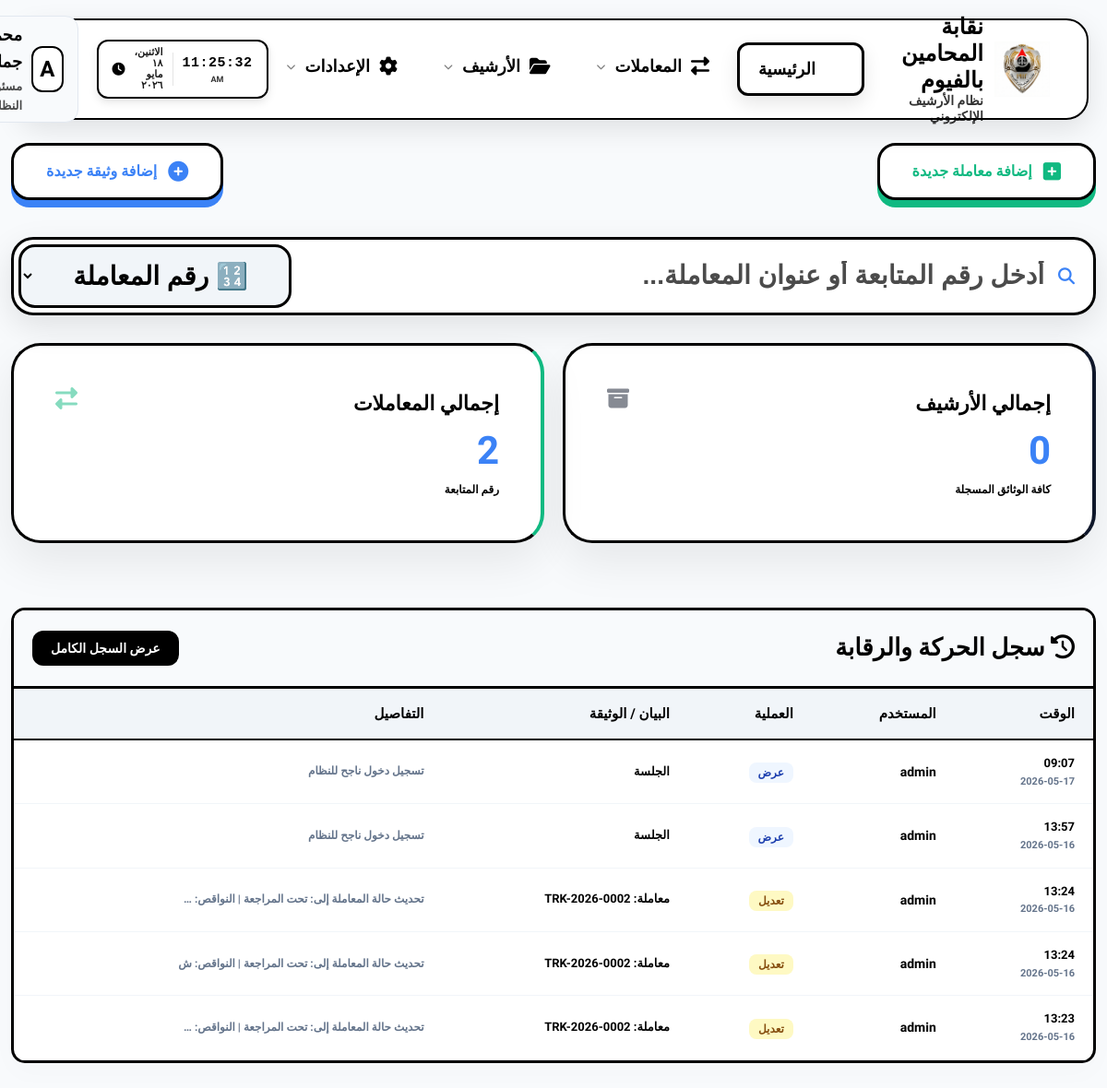
Before: /dashboard/ (signed in) with the older database file.
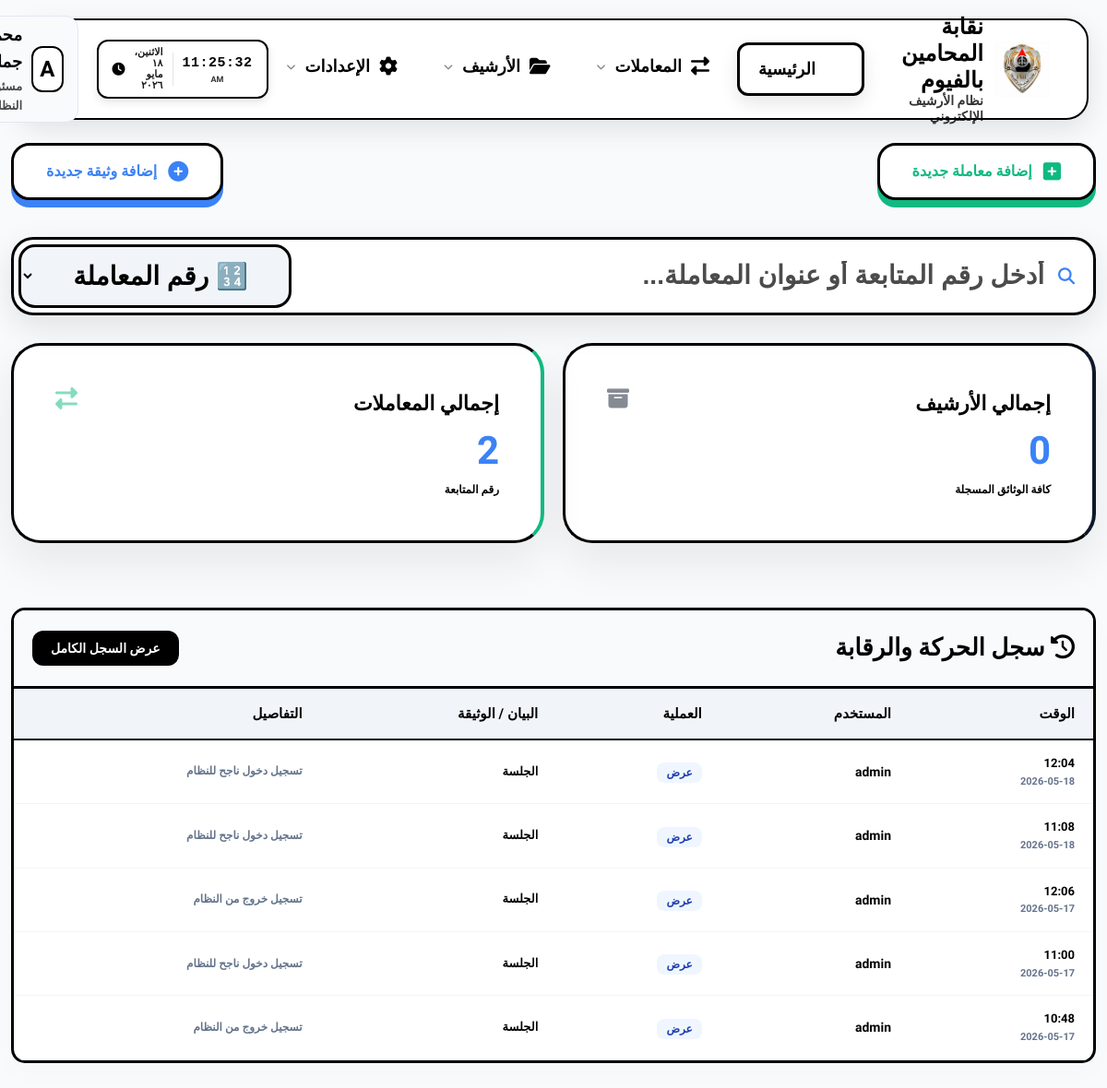
After: the same page with the newer database file.
### eams/models.py (models this page shows, shortened)
class AuditLog(models.Model):
    ACTION_CHOICES = (
        ('upload', 'رفع'),
        ('edit', 'تعديل'),
        ('delete', 'حذف'),
        ('view', 'عرض'),
    )
    user = models.ForeignKey(User, on_delete=models.SET_NULL, null=True, verbose_name="المستخدم")
    action = models.CharField(max_length=20, choices=ACTION_CHOICES, verbose_name="العملية")
    document_title = models.CharField(max_length=255, verbose_name="عنوان الوثيقة")
    timestamp = models.DateTimeField(auto_now_add=True, verbose_name="الوقت")
    details = models.TextField(blank=True, null=True, verbose_name="التفاصيل")

### eams/views.py (the view)
# urls.py: path('', RedirectView.as_view(url='dashboard/', permanent=True)),
@login_required
def dashboard(request):
    total_docs = Document.objects.count()
    incoming_count = Document.objects.filter(doc_type='incoming').count()
    outgoing_count = Document.objects.filter(doc_type='outgoing').count()
    internal_count = Document.objects.filter(doc_type='internal').count()
    recent_docs = Document.objects.order_by('-uploaded_at')[:5]
    categories = Category.objects.annotate(doc_count=Count('documents')).order_by('-doc_count')[:5]
    activities = AuditLog.objects.order_by('-timestamp')[:5]
    context = {
        'total_docs': total_docs,
        'total_transactions': Transaction.objects.count(),
        'recent_docs': recent_docs,
        'categories': categories,
        'activities': activities,
    }
    return render(request, 'eams/dashboard.html', context)

### templates/eams/dashboard.html (shortened to what this page needs)
{% extends 'base.html' %}
{% block content %}
<div class="fade-in">
    <div class="dashboard-header" style="display: flex; justify-content: space-between; align-items: center; margin-bottom: 40px; flex-wrap: wrap; gap: 20px;">
        <a href="{% url 'transaction_create' %}" class="quick-action-btn btn-transaction-pro">
            <i class="fas fa-plus-square"></i> إضافة معاملة جديدة
        </a>
        <a href="{% url 'document_create' %}" class="quick-action-btn btn-document-pro">
            <i class="fas fa-plus-circle"></i> إضافة وثيقة جديدة
        </a>
    </div>
    <div style="margin-bottom: 30px; position: relative;" id="live-search-wrapper">
        <div class="search-box-container" style="display: flex; align-items: center; gap: 0; background: #fff; border: 3px solid #000000; border-radius: 24px; padding: 5px; box-shadow: 0 12px 35px rgba(0,0,0,0.1); transition: all 0.3s;" id="search-box-container">
            <div style="flex: 1; display: flex; align-items: center; gap: 15px; padding: 0 15px;">
                <i class="fas fa-search" style="color: var(--accent-color); font-size: 18px;"></i>
                <input type="text" id="live-search-input"
                    placeholder="أدخل رقم المتابعة أو عنوان المعاملة..."
                    style="border: none; outline: none; flex-grow: 1; font-size: 28px; background: transparent; color: #000000 !important; font-weight: 900;"
                    autocomplete="off">
            </div>
            <select id="search-type-select" style="background: #f1f5f9 !important; border: 3px solid #000 !important; border-radius: 18px; padding: 15px 40px; font-weight: 900; font-size: 28px; color: #000 !important; cursor: pointer; outline: none; margin-right: 10px; height: auto;">
                <option value="transaction" style="background: #fff; color: #000;" selected>🔢 رقم المعاملة</option>
            </select>
        </div>
    </div>
    {% if request.user.profile.access_users %}
    <div class="stats-grid"
         hx-get="{% url 'dashboard_stats_partial' %}"
         hx-trigger="every 10s"
         hx-swap="innerHTML"
         style="display: grid; grid-template-columns: repeat(auto-fit, minmax(200px, 1fr)); gap: 20px; margin-bottom: 30px;">
        {% include 'eams/partials/stats.html' %}
    </div>
    <div class="data-container table-responsive" style="margin-top: 30px; border: 3px solid #000; padding: 0;">
        <div style="background: #f8fafc; padding: 20px; border-bottom: 3px solid #000; display: flex; justify-content: space-between; align-items: center;">
            <h2 style="font-weight: 900; margin: 0; font-size: 24px;"><i class="fas fa-history"></i> سجل الحركة والرقابة</h2>
            <a href="{% url 'audit_log' %}" style="text-decoration: none; background: #000; color: #fff; padding: 8px 20px; border-radius: 12px; font-weight: 800; font-size: 14px;">عرض السجل الكامل</a>
        </div>
        <table style="width: 100%; border-collapse: collapse; min-width: 800px;">
            <thead style="background: #f1f5f9; border-bottom: 2px solid #000;">
                <tr>
                    <th style="padding: 15px 20px; text-align: right; font-weight: 900;">الوقت</th>
                    <th style="padding: 15px 20px; text-align: right; font-weight: 900;">المستخدم</th>
                    <th style="padding: 15px 20px; text-align: right; font-weight: 900;">العملية</th>
                    <th style="padding: 15px 20px; text-align: right; font-weight: 900;">البيان / الوثيقة</th>
                    <th style="padding: 15px 20px; text-align: right; font-weight: 900;">التفاصيل</th>
                </tr>
            </thead>
            <tbody hx-get="{% url 'dashboard_activities_partial' %}" hx-trigger="every 10s" hx-swap="innerHTML">
                {% include 'eams/partials/activities.html' %}
            </tbody>
        </table>
    </div>
    {% endif %}
</div>
{% endblock %}

### templates/eams/partials/activities.html
{% for log in activities %}
<tr style="border-bottom: 1px solid #f1f5f9;">
    <td style="padding: 15px 20px;">
        <div style="font-weight: 900; color: #000; font-size: 13px;">{{ log.timestamp|date:"H:i" }}</div>
        <div style="font-size: 11px; color: #64748b; font-weight: 700;">{{ log.timestamp|date:"Y-m-d" }}</div>
    </td>
    <td style="padding: 15px 20px; font-weight: 800; font-size: 14px; color: #000;">{{ log.user.username }}</td>
    <td style="padding: 15px 20px;">
        {% if log.action == 'upload' %}
        <span style="background: #dcfce7; color: #166534; padding: 4px 10px; border-radius: 8px; font-size: 12px; font-weight: 900;">{{ log.get_action_display }}</span>
        {% elif log.action == 'delete' %}
        <span style="background: #fee2e2; color: #991b1b; padding: 4px 10px; border-radius: 8px; font-size: 12px; font-weight: 900;">{{ log.get_action_display }}</span>
        {% elif log.action == 'edit' %}
        <span style="background: #fef9c3; color: #854d0e; padding: 4px 10px; border-radius: 8px; font-size: 12px; font-weight: 900;">{{ log.get_action_display }}</span>
        {% else %}
        <span style="background: #eff6ff; color: #1e40af; padding: 4px 10px; border-radius: 8px; font-size: 12px; font-weight: 900;">{{ log.get_action_display }}</span>
        {% endif %}
    </td>
    <td style="padding: 15px 20px; font-weight: 700; font-size: 13px;">{{ log.document_title|default:"---" }}</td>
    <td style="padding: 15px 20px; font-size: 12px; color: #64748b; font-weight: 700;">{{ log.details|truncatechars:50 }}</td>
</tr>
{% empty %}
<tr>
    <td colspan="5" style="text-align: center; padding: 30px; color: #64748b; font-weight: 800;">لا يوجد نشاط مسجل</td>
</tr>
{% endfor %}

Changed rows visible on the page:
no longer on this page (row unchanged): AuditLog: timestamp "09:07", timestamp "2026-05-17", user.username "admin", action "عرض", document_title "الجلسة", details "تسجيل دخول ناجح للنظام"
no longer on this page (row unchanged): AuditLog: timestamp "13:57", timestamp "2026-05-16", user.username "admin", action "عرض", document_title "الجلسة", details "تسجيل دخول ناجح للنظام"
no longer on this page (row unchanged): AuditLog: timestamp "13:24", timestamp "2026-05-16", user.username "admin", action "تعديل", document_title "معاملة: TRK-2026-0002", details "تحديث حالة المعاملة إلى: تحت المراجعة | النواقص: …"
no longer on this page (row unchanged): AuditLog: timestamp "13:24", timestamp "2026-05-16", user.username "admin", action "تعديل", document_title "معاملة: TRK-2026-0002", details "تحديث حالة المعاملة إلى: تحت المراجعة | النواقص: ش"
no longer on this page (row unchanged): AuditLog: timestamp "13:23", timestamp "2026-05-16", user.username "admin", action "تعديل", document_title "معاملة: TRK-2026-0002", details "تحديث حالة المعاملة إلى: تحت المراجعة | النواقص: …"
added AuditLog: timestamp "12:04", timestamp "2026-05-18", user.username "admin", action "عرض", document_title "الجلسة", details "تسجيل دخول ناجح للنظام"
added AuditLog: timestamp "11:08", timestamp "2026-05-18", user.username "admin", action "عرض", document_title "الجلسة", details "تسجيل دخول ناجح للنظام"
added AuditLog: timestamp "12:06", timestamp "2026-05-17", user.username "admin", action "عرض", document_title "الجلسة", details "تسجيل خروج من النظام"
added AuditLog: timestamp "11:00", timestamp "2026-05-17", user.username "admin", action "عرض", document_title "الجلسة", details "تسجيل دخول ناجح للنظام"
added AuditLog: timestamp "10:48", timestamp "2026-05-17", user.username "admin", action "عرض", document_title "الجلسة", details "تسجيل خروج من النظام"
